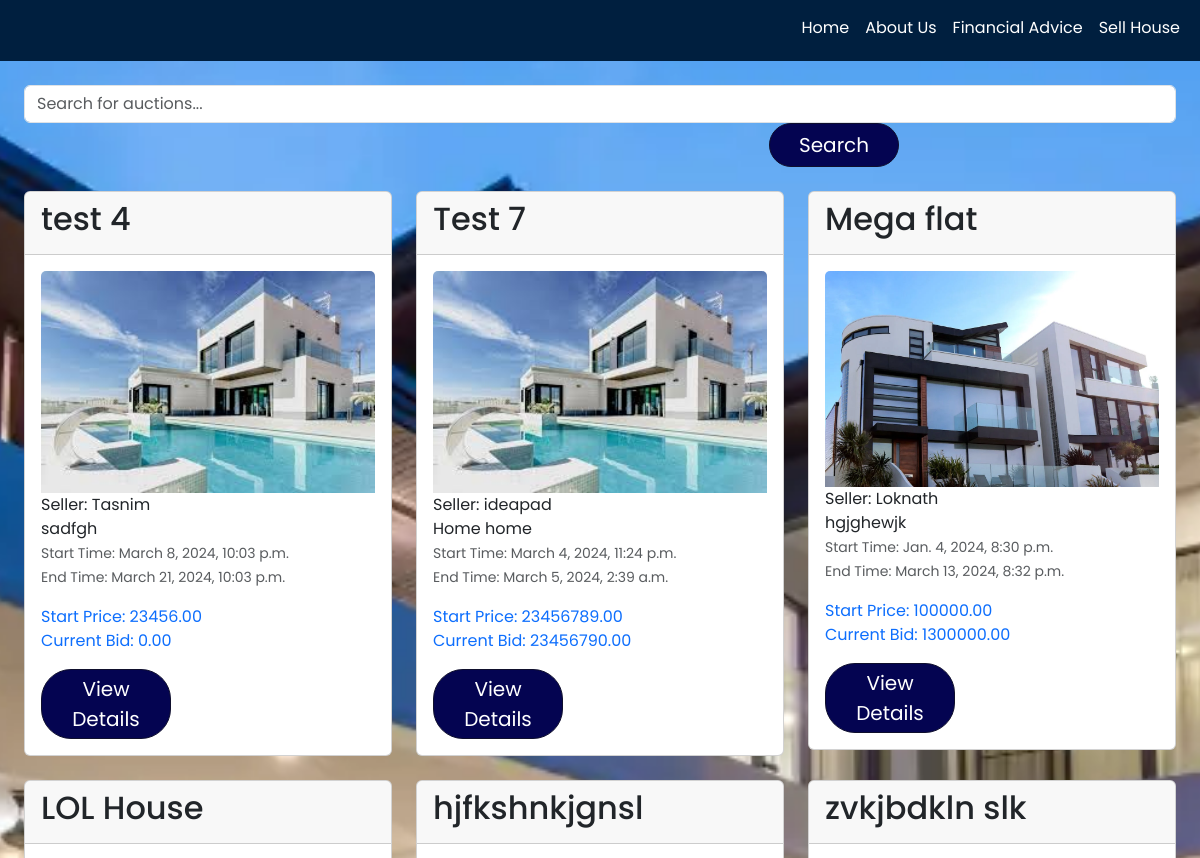
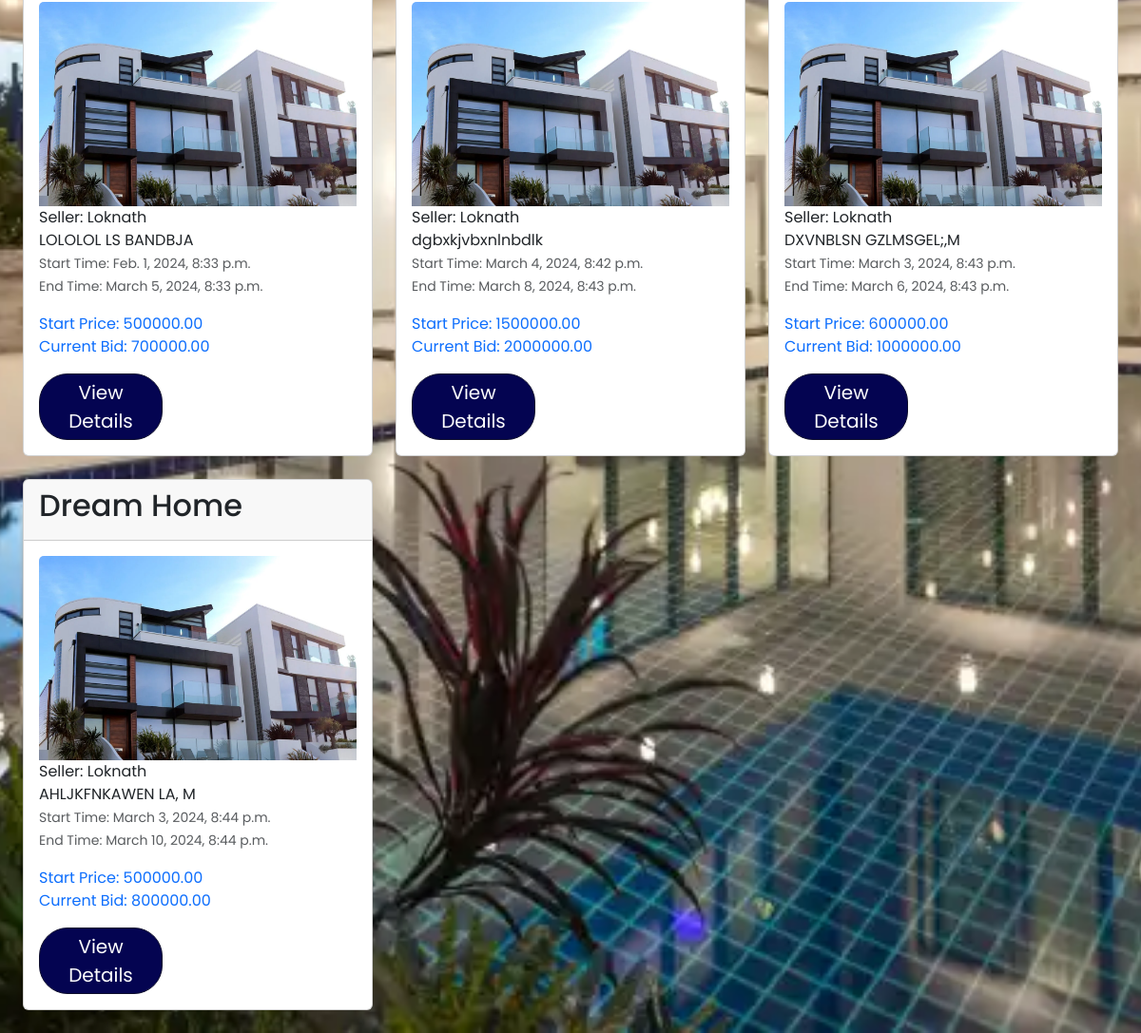
Page /search-past-auctions/ on the committed database (2 pictures, top to bottom).
### website/models.py (models this page shows, shortened)
class AuctionItem(models.Model):
    title = models.CharField(max_length=255)
    description = models.TextField()
    address = models.CharField(max_length=255)
    start_price = models.DecimalField(max_digits=10, decimal_places=2)
    current_bid = models.DecimalField(max_digits=10, decimal_places=2, default=0.00)
    created_by = models.ForeignKey(User, on_delete=models.CASCADE)
    start_time = models.DateTimeField()
    end_time = models.DateTimeField()
    image = models.ImageField(upload_to='auction_item_images/', blank=True, null=True)
    house_size = models.IntegerField(null=True, blank=True)
    floor_count = models.IntegerField(null=True, blank=True)
    house_type = models.CharField(max_length=15, choices=h_type, null=True, blank=True)

### website/views.py (the view)
# urls.py: path('search-past-auctions/', views.search_past_auctions, name='search_past_auctions'),
def search_past_auctions(request):
    query = request.GET.get('query', '')
    current_time = timezone.now()
    past_auctions = AuctionItem.objects.filter(
        Q(title__icontains=query) | Q(address__icontains=query),
        end_time__lt=current_time
    )
    return render(request, 'auction_search.html', {'auctions': past_auctions, 'query': query, 'search_type': 'Past Auctions'})

### website/templates/auction_search.html (shortened to what this page needs)
{% extends 'base.html' %}
{% block content %}
<div class="container mt-4">
    <div class="search-container text-center mb-4">
        <form action="{% url 'website:search_live_auctions' %}" method="GET" class="form-inline">
            <input type="text" class="form-control" placeholder="Search for auctions..." name="query" required>
            <button type="submit" class="btn btn-primary">Search</button>
        </form>
    </div>
    <div class="row">
        {% if auctions %}
            {% for auction in auctions %}
                <div class="col-md-4 mb-4">
                    <div class="card">
                        <div class="card-header">
                            <h2>{{ auction.title }}</h2>
                        </div>
                        <div class="card-body">
                            {% if auction.image %}
                                <img src="{{ auction.image.url }}" alt="{{ auction.title }} Image" class="card-img-top">
                            {% endif %}
                            <h10 class="card-text text-dark">Seller: {{ auction.created_by.username }}</h10><br>
                            <p class="card-text text-dark mb-0">{{ auction.description|truncatewords:15 }}</p>
                            <p class="card-text mb-3">
                                <small class="text-muted">
                                    Start Time: <span class="start-time">{{ auction.start_time }}</span><br>
                                    End Time: {{ auction.end_time }}
                                </small>
                            </p>
                            <p class="card-text font-weight-bold text-primary mb-3">
                                Start Price: {{ auction.start_price }}<br>
                                Current Bid: {{ auction.current_bid }}
                            </p>
                            <a href="{% url 'website:auction_detail' item_id=auction.id %}" class="btn btn-sm btn-primary">View Details</a>
                        </div>
                    </div>
                </div>
            {% endfor %}
        {% else %}
            <p>No matching auctions found.</p>
        {% endif %}
    </div>
</div>
{% endblock %}

### static/base.css (style rules this page uses)
body { font-family: Arial, sans-serif; background-image: url('background.webp'); background-size: cover; background-position: center; background-repeat: no-repeat; min-height: 100vh; }
* { font-family: 'Poppins',sans-serif; box-sizing: border-box; }
.container { max-width: 1200px; margin: 0 auto; }
.container p { color: #ffffff; margin-bottom: 50px; }
.btn { font-size: 20px; color: #fff; background-color: rgb(4, 4, 81); text-decoration: none; border-radius: 5px; transition: all 0.3s ease; }
.btn-primary { width: 130px; border-color: #0f0f2d; border-radius: 30px; margin-right: 8px; }
form button { margin-left: calc(50% - 100px); width: 200px; }

### rows in the picture
AuctionItem: title "test 4", image (picture), created_by.username "Tasnim", description "sadfgh", start_time "March 8, 2024, 10:03 p.m.", end_time "March 21, 2024, 10:03 p.m.", start_price "23456.00", current_bid "0.00"
AuctionItem: title "Test 7", image (picture), created_by.username "ideapad", description "Home home", start_time "March 4, 2024, 11:24 p.m.", end_time "March 5, 2024, 2:39 a.m.", start_price "23456789.00", current_bid "23456790.00"
AuctionItem: title "Mega flat", image (picture), created_by.username "Loknath", description "hgjghewjk", start_time "Jan. 4, 2024, 8:30 p.m.", end_time "March 13, 2024, 8:32 p.m.", start_price "100000.00", current_bid "1300000.00"
AuctionItem: title "LOL House", image (picture), created_by.username "Loknath", description "LOLOLOL LS BANDBJA", start_time "Feb. 1, 2024, 8:33 p.m.", end_time "March 5, 2024, 8:33 p.m.", start_price "500000.00", current_bid "700000.00"
AuctionItem: title "hjfkshnkjgnsl", image (picture), created_by.username "Loknath", description "dgbxkjvbxnlnbdlk", start_time "March 4, 2024, 8:42 p.m.", end_time "March 8, 2024, 8:43 p.m.", start_price "1500000.00", current_bid "2000000.00"
AuctionItem: title "zvkjbdkln slk", image (picture), created_by.username "Loknath", description "DXVNBLSN GZLMSGEL;,M", start_time "March 3, 2024, 8:43 p.m.", end_time "March 6, 2024, 8:43 p.m.", start_price "600000.00", current_bid "1000000.00"
AuctionItem: title "Dream Home", image (picture), created_by.username "Loknath", description "AHLJKFNKAWEN LA, M", start_time "March 3, 2024, 8:44 p.m.", end_time "March 10, 2024, 8:44 p.m.", start_price "500000.00", current_bid "800000.00"
